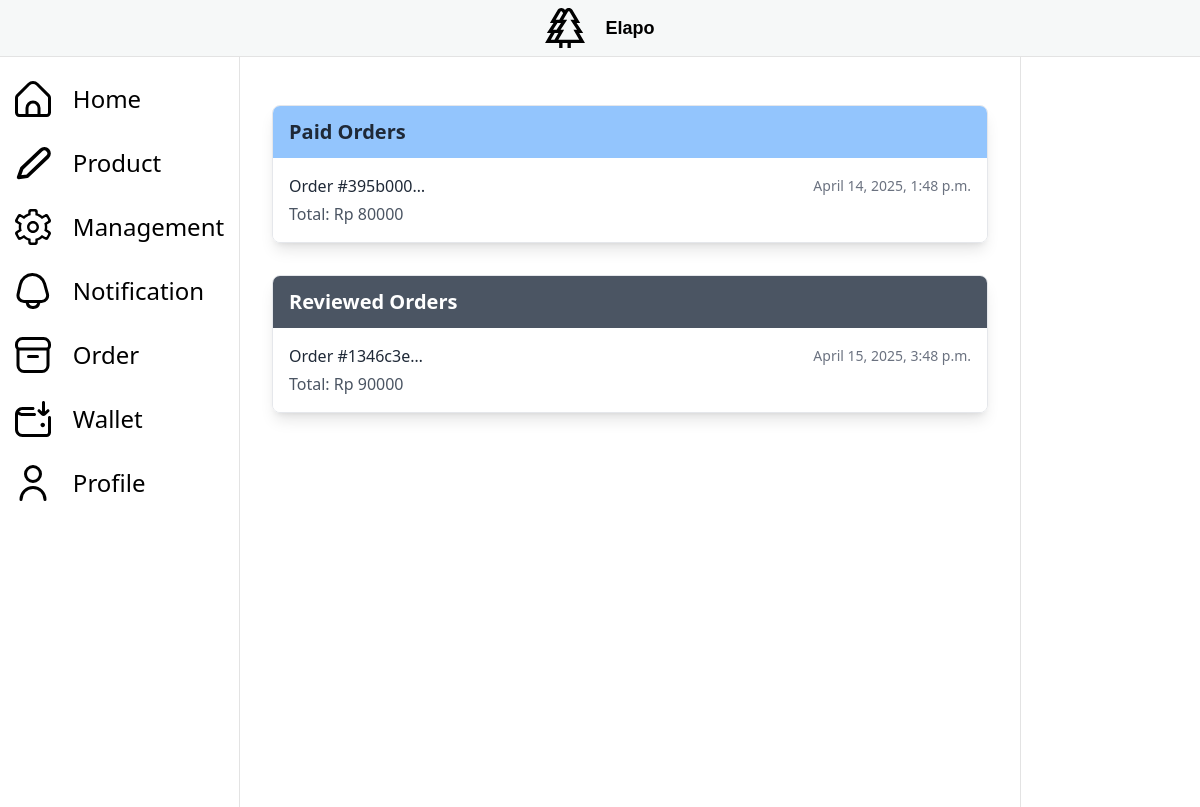
Screenshot of /order/order-admin (signed in) with the database file from the repository.
### wallet/models.py (models this page shows, shortened)
class OrderPayment(models.Model):
    id = models.UUIDField(primary_key=True, default=uuid.uuid4)
    walletAccount = models.ForeignKey(WalletAccount, on_delete=models.CASCADE)
    worker = models.ForeignKey(Worker, on_delete=models.CASCADE, null=True)
    order = models.OneToOneField(Order, on_delete=models.CASCADE)
    created_at = models.DateTimeField(auto_now=True)
    delivery_fee = models.DecimalField(max_digits=12, decimal_places=0, default=10000)

### order/models.py (models this page shows, shortened)
class Order(models.Model):
    class Meta:
        permissions = [
            ("set_to_paid", "can set to paid"),
            ("set_to_prepared", "can set to prepared"),
            ("set_to_ready", "can set to ready"),
            ("set_to_delivered", "can set to delivered"),
            ("set_to_completed", "can set to completed"),
            ("set_to_cancelled", "can set to cancelled"),
            ("set_to_reviewed", "can set to reviewed")
        ]
    id = models.UUIDField(primary_key=True, default=uuid.uuid4)
    cart = models.OneToOneField(Cart, on_delete=models.CASCADE)
    total = models.DecimalField(max_digits=12, decimal_places=0, default=0)
    created_at = models.DateField(auto_now=True)
    status = models.ForeignKey(OrderStatus, on_delete=models.CASCADE)

### order/views.py (the view)
# urls.py: path('order-admin', show_order_admin, name='show_order_admin'),
@login_required
def show_order_admin(request):
    if get_user_role(request.user) == 'Admin':
        available_orders = OrderPayment.objects.filter(order__status__status='paid')
        prepared_orders = OrderPayment.objects.filter(order__status__status='prepared')
        reviewed_orders = OrderPayment.objects.filter(order__status__status='reviewed')
        context = {
            'paid_orders': available_orders,
            'prepared_orders': prepared_orders,
            'reviewed_orders': reviewed_orders,
            'is_admin': True,
        }
        return render(request, 'show_order_admin.html', context)

### core/views.py (called while the page is built)
def get_user_role(user):
    user_group = user.groups.values_list('name', flat='True')
    if len(user_group) == 1:
        if user_group[0] == 'Admin':
            return 'Admin'
        elif user_group[0] == 'Customer':
            return 'Customer'
        else:
            return 'Worker'
    else:
        return 'hey you mfs'

### order/templates/show_order_admin.html (shortened to what this page needs)
{% extends 'main.html' %}
{% block content %}
<div class="container mx-auto px-4 py-8">
  {% if paid_orders %}
  <div class="mb-8 rounded-lg overflow-hidden shadow-lg border border-gray-200">
    <div class="bg-blue-300 px-4 py-3">
      <h3 class="text-xl font-semibold text-gray-800">Paid Orders</h3>
    </div>
    <div class="bg-white">
      <div class="divide-y divide-gray-200">
        {% for order in paid_orders %}
        <a href="{% url 'order:order_detail' order.order.id %}" class="block hover:bg-gray-50 transition duration-150">
          <div class="px-4 py-4">
            <div class="flex justify-between items-center">
              <h5 class="font-medium text-gray-800">Order #{{ order.id|truncatechars:8 }}</h5>
              <span class="text-sm text-gray-500">{{ order.created_at }}</span>
            </div>
            <p class="mt-1 text-gray-600">Total: Rp {{ order.order.total }}</p>
          </div>
        </a>
        {% endfor %}
      </div>
    </div>
  </div>
  {% endif %}
  {% if reviewed_orders %}
  <div class="mb-8 rounded-lg overflow-hidden shadow-lg border border-gray-200">
    <div class="bg-gray-600 px-4 py-3">
      <h3 class="text-xl font-semibold text-white">Reviewed Orders</h3>
    </div>
    <div class="bg-white">
      <div class="divide-y divide-gray-200">
        {% for order in reviewed_orders %}
        <a href="{% url 'order:order_detail' order.order.id %}" class="block hover:bg-gray-50 transition duration-150">
          <div class="px-4 py-4">
            <div class="flex justify-between items-center">
              <h5 class="font-medium text-gray-800">Order #{{ order.id|truncatechars:8 }}</h5>
              <span class="text-sm text-gray-500">{{ order.created_at }}</span>
            </div>
            <p class="mt-1 text-gray-600">Total: Rp {{ order.order.total }}</p>
          </div>
        </a>
        {% endfor %}
      </div>
    </div>
  </div>
  {% endif %}
</div>
{% endblock %}

### templates/main.html (style rules this page uses)
span { padding-left: 12px; }

### rows the page displays
OrderPayment: id "395b000…", created_at "April 14, 2025, 1:48 p.m.", order.total "80000"
OrderPayment: id "1346c3e…", created_at "April 15, 2025, 3:48 p.m.", order.total "90000"
